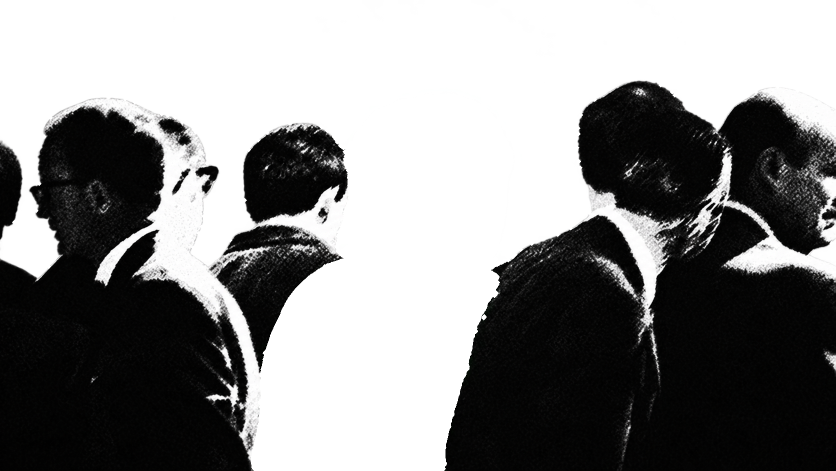
#> input picture handoff/crowd-entrance/crowd.png, 1671 x 941 px (shown at 1/2 size); the run also reads 1 picture not shown here
$ python build_layers.py
#> lines starting #> are read from the running program, lines starting #| are printed output that depends on the picture; after the words box and inside, x2 and y2 are one past the last pixel; in counts of white or black regions, pixels touching at a corner belong together
"""Builds the B / D / back layers for the crowd entrance proof.

Original crowd.png pixels are the source of truth. The generated donors
(generated-proof-v1/) are used only where the photograph has no information:
  - back:    original pixels outside B and D, donor pixels where B/D used to hide things
  - B:       original pixels inside the hand-traced B region
  - D:       original pixels inside the hand-traced D region
  - D_recon: donor pixels inside the binary man's silhouette (D's hidden left shoulder). These
             are faded out as D lands so they never cover him in the final composition.
All outputs are 1671 x (941 + PAD): the bottom row is replicated so bob / lean never exposes
a flat crop edge.
"""
import sys
from pathlib import Path

import cv2
import numpy as np
from PIL import Image

HERE = Path(__file__).parent
SRC = HERE / "crowd.png"
MASK = HERE / "binary-man-mask.png"
OUT = Path(sys.argv[1]) if len(sys.argv) > 1 else HERE / "layers-v1"
OUT.mkdir(parents=True, exist_ok=True)
PAD = 80
W, H = 1671, 941


def load(path, width=W):
#> called with width = 1671
    a = np.array(Image.open(path).convert("RGBA"))
#> a is the input picture: shape (941, 1671, 4); mean R, G, B, A 21.4, 21.6, 21.4, 137.2
    if a.shape[1] < width:  # B_full is one column narrow
        a = np.concatenate([a, np.zeros((a.shape[0], width - a.shape[1], 4), np.uint8)], 1)
    return a


orig = load(SRC)
me = load(MASK)[..., 3] > 128
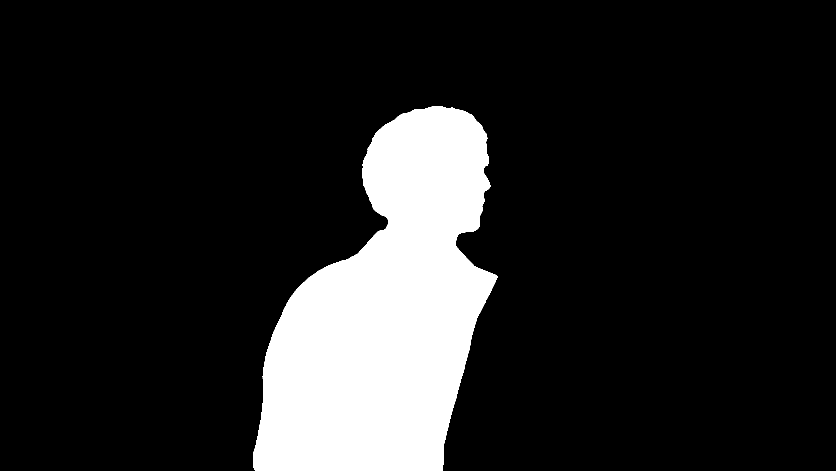
#> me: shape (941, 1671) bool (shown at 1/2 size); 14.4% white; 1 white region, box (x1, y1, x2, y2) and area: (506, 212, 995, 941) 225679
donor_b = load(HERE / "generated-proof-v1/B_full.png")
#> call 3 of load, with width = 1671
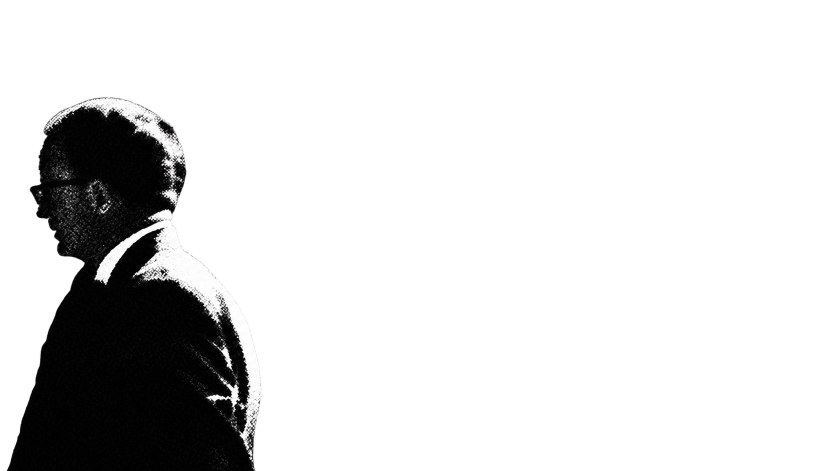
#> input picture handoff/crowd-entrance/generated-proof-v1/B_full.png, 1670 x 941 px (shown at 1/2 size)
#> in load, a is the input picture: shape (941, 1670, 4); mean R, G, B, A 6.5, 6.5, 6.5, 41.2
donor_d = load(HERE / "generated-proof-v1/D_full.png")
#> call 4 of load, with width = 1671
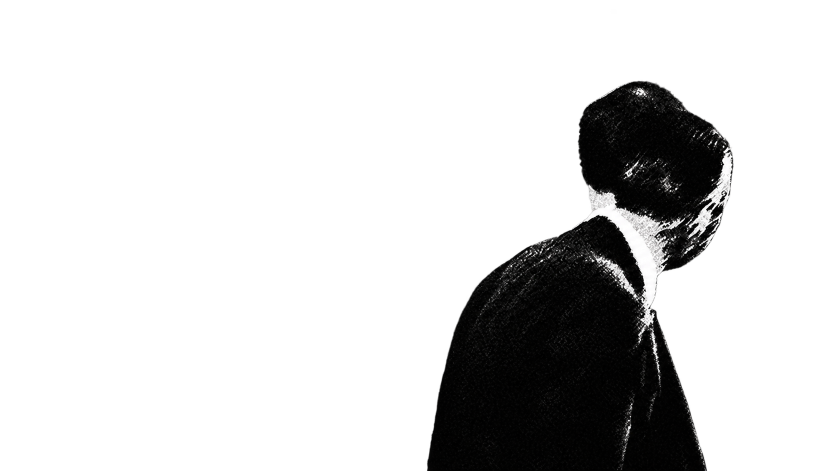
#> input picture handoff/crowd-entrance/generated-proof-v1/D_full.png, 1671 x 941 px (shown at 1/2 size)
#> in load, a is the input picture: shape (941, 1671, 4); mean R, G, B, A 4.7, 4.7, 4.6, 46.1
donor_back = load(HERE / "generated-proof-v1/back_plate.png")
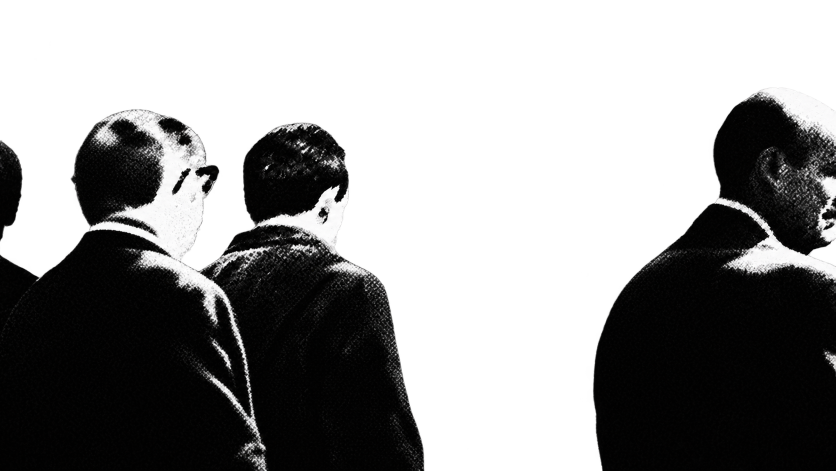
#> input picture handoff/crowd-entrance/generated-proof-v1/back_plate.png, 1671 x 941 px (shown at 1/2 size)
#> in load, a is the input picture: shape (941, 1671, 4); mean R, G, B, A 14.5, 14.4, 14.3, 118.8

opaque = orig[..., 3] > 10
#> opaque: shape (941, 1671) bool; 54.6% white; 2 black regions, box (x1, y1, x2, y2) and area: (0, 0, 1671, 941) 712452, (1622, 480, 1671, 529) 1260


def poly(points):
    m = np.zeros((H, W), np.uint8)
    cv2.fillPoly(m, [np.array(points, np.int32)], 1)
#> m: shape (941, 1671); values 0 (black) and 1 (white), 18.8% white; 1 white region, box (x1, y1, x2, y2) and area: (0, 190, 523, 941) 295084
    return m.astype(bool)


# --- B: dark profile man + the coat to the white rim line. Excludes A (far-left head sliver),
# F (pale head behind him) and everything right of the rim, which belongs to C.
B_REGION = poly([
    (0, 470), (50, 470), (50, 300), (80, 190), (330, 190), (330, 240), (326, 300),
    (322, 360), (308, 420), (300, 470), (305, 480), (365, 520), (430, 580), (480, 640),
    (515, 720), (522, 800), (505, 860), (500, 941), (0, 941),
])
F_HEAD = poly([
    (318, 245), (340, 232), (400, 242), (440, 320), (447, 375), (415, 400), (405, 470),
    (378, 508), (335, 505), (300, 470), (308, 420), (322, 360), (326, 300),
])
#> in poly (call 2), `cv2.fillPoly(m, [np.array(points, np.int32)], 1)`: m: shape (941, 1671); values 0 (black) and 1 (white), 1.8% white; 1 white region, box (x1, y1, x2, y2) and area: (300, 232, 448, 509) 27831
B_MASK = B_REGION & ~F_HEAD & opaque
#> B_MASK: shape (941, 1671) bool; 17.5% white; 3 white regions (1 under 20 px), largest, box (x1, y1, x2, y2) and area: (0, 194, 522, 941) 274730, (0, 470, 6, 484) 55

# --- D: head and torso, cut along the original D/E boundary (D is in front of E). The donor D
# overshoots into E's area, so its alpha is NOT used for the boundary.
D_REGION = poly([
    (900, 140), (1345, 140), (1440, 255), (1462, 310), (1455, 400),
    (1420, 480), (1370, 525), (1335, 520), (1305, 580), (1300, 650), (1312, 800),
    (1325, 941), (900, 941),
])
#> in poly (call 3), `cv2.fillPoly(m, [np.array(points, np.int32)], 1)`: m: shape (941, 1671); values 0 (black) and 1 (white), 23.8% white; 1 white region, box (x1, y1, x2, y2) and area: (900, 140, 1463, 941) 374325
D_MASK = D_REGION & opaque
#> D_MASK: shape (941, 1671) bool; 16.1% white; 2 white regions (1 under 20 px), largest, box (x1, y1, x2, y2) and area: (900, 160, 1463, 941) 252621

# A tiny feather so moving edges stay anti-aliased instead of stair-stepped.
def soft(mask):
    return cv2.GaussianBlur(mask.astype(np.float32), (0, 0), 0.8)


def with_alpha(rgba, mask_soft):
    out = rgba.copy()
    out[..., 3] = np.clip(rgba[..., 3].astype(np.float32) * mask_soft, 0, 255).astype(np.uint8)
    return out


layer_b = with_alpha(orig, soft(B_MASK))
layer_d = with_alpha(orig, soft(D_MASK))

# --- D reconstruction inside the binary man's silhouette (kept separate so it can be faded out).
me_dil = cv2.dilate(me.astype(np.uint8), np.ones((7, 7), np.uint8)).astype(bool)
#> me_dil: shape (941, 1671) bool; 14.8% white; 1 white region, box (x1, y1, x2, y2) and area: (503, 209, 998, 941) 232753
recon_mask = (donor_d[..., 3] > 128) & ~opaque & me_dil
#> recon_mask: shape (941, 1671) bool; 0.95% white; 1 white region, box (x1, y1, x2, y2) and area: (855, 543, 998, 941) 14971
# Only the part connected to D's real body, left of D's own left edge: keep x >= 840.
recon_mask[:, :840] = False
layer_recon = with_alpha(donor_d, soft(recon_mask))
#> in with_alpha (call 3), `out[..., 3] = np.clip(rgba[..., 3].astype(np.float32) * mask_soft, 0, ..`:
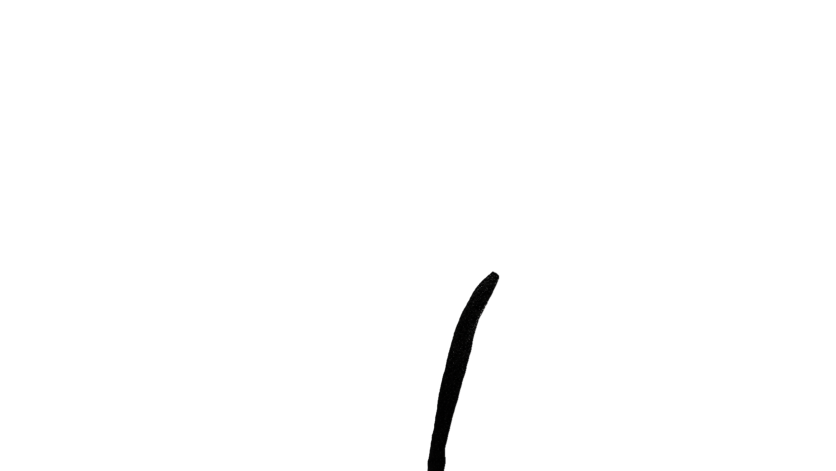
#> out: shape (941, 1671, 4) (shown at 1/2 size); 17.88% of pixels changed, all inside (x1, y1, x2, y2) = (123, 17, 1470, 941); transparent parts drawn white

# --- back plate: original outside B/D, donor where B/D hid things.
hole = cv2.dilate((B_MASK | D_MASK).astype(np.uint8), np.ones((3, 3), np.uint8)).astype(bool)
#> hole: shape (941, 1671) bool; 33.8% white; 4 white regions (1 under 20 px), largest, box (x1, y1, x2, y2) and area: (0, 193, 523, 941) 276753, (899, 159, 1464, 941) 255252, (0, 469, 7, 485) 87
back = orig.copy()
back[hole] = donor_back[hole]


def pad_bottom(a):
    return np.concatenate([a, np.repeat(a[-1:, :, :], PAD, axis=0)], axis=0)


for name, arr in {"back": back, "B": layer_b, "D": layer_d, "D-recon": layer_recon}.items():
    Image.fromarray(pad_bottom(arr)).save(OUT / f"{name}.png", optimize=True)
    print(name, "ok")
#> this loop made 4 passes
#> name on passes 1 to 4: 'back', 'B', 'D', 'D-recon'
#| back ok
#| B ok
#| D ok
#| D-recon ok
#> pass 1, `Image.fromarray(pad_bottom(arr)).save(OUT / f"{name}.png", optimize=Tr..`:
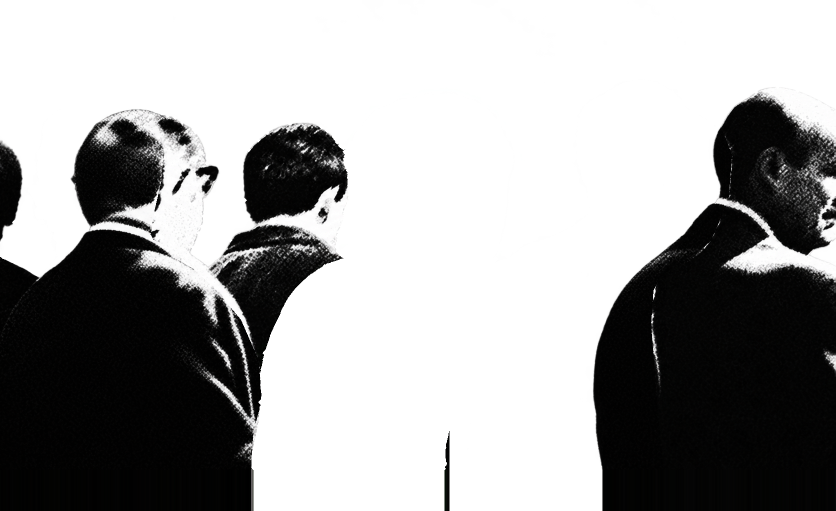
#> saved as back.png: PIL image 1671x1021 RGBA (shown at 1/2 size); mean R, G, B, A 14.8, 14.9, 14.7, 105.1; transparent parts drawn white

# --- sanity: composite at rest vs original, on magenta
def over(bg, fg):
    return Image.alpha_composite(Image.fromarray(bg), Image.fromarray(fg))


rest = Image.fromarray(back)
for layer in (layer_b, layer_d):
    rest = Image.alpha_composite(rest, Image.fromarray(layer))
#> this loop made 2 passes
a = np.array(rest).astype(int)
o = orig.astype(int)
diff = np.abs(a[..., :3] - o[..., :3]).max(-1)
#> diff: shape (941, 1671) int64; 229 distinct labels, from 0 to 255
adiff = np.abs(a[..., 3] - o[..., 3])
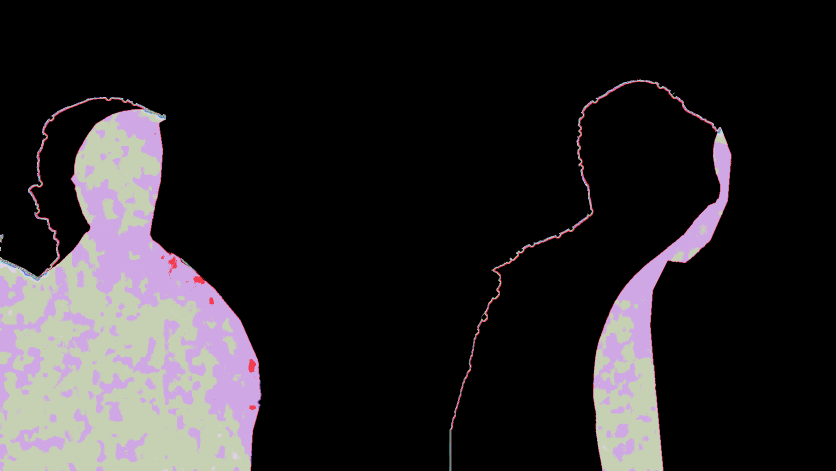
#> adiff: shape (941, 1671) int64 (shown at 1/2 size); 235 distinct labels, from 0 to 254; one colour per label, 0 black
print("rest vs original: rgb diff>24 px:", int((diff > 24).sum()), " alpha diff>24 px:", int((adiff > 24).sum()))
#| rest vs original: rgb diff>24 px: 2022  alpha diff>24 px: 1445
